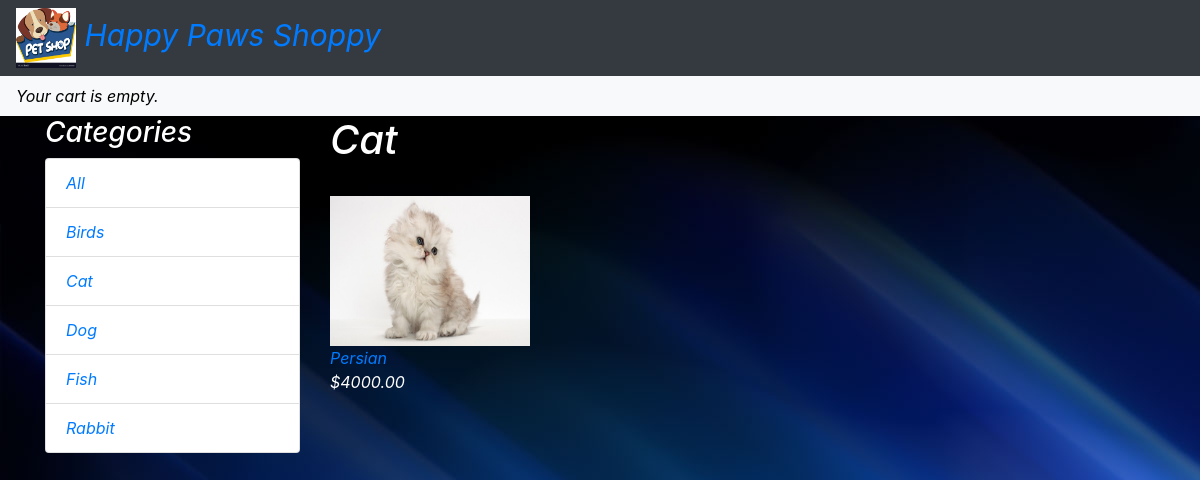
Page /cat/ on the committed database.
### shop/models.py (models this page shows, shortened)
class Category(models.Model):
	name = models.CharField(max_length=200,   db_index=True)
	slug = models.SlugField(max_length=200, unique=True)
	class Meta:
		ordering = ('name',)
		verbose_name = 'category'
		verbose_name_plural = 'categories'
	def get_absolute_url(self):
		return reverse('shop:product_list_by_category',
			args=[self.slug])

class Product(models.Model):
	category = models.ForeignKey(Category, related_name='products',
				on_delete=models.CASCADE)
	name = models.CharField(max_length=200, db_index=True)
	slug = models.SlugField(max_length=200, db_index=True)
	image = models.ImageField(upload_to='products/%Y/%m/%d',   blank=True)
	description = models.TextField(blank=True)
	price = models.DecimalField(max_digits=10, decimal_places=2)
	available = models.BooleanField(default=True)
	created = models.DateTimeField(auto_now_add=True)
	updated = models.DateTimeField(auto_now=True)
	class Meta:
		ordering = ('name',)
		index_together = (('id', 'slug'),)
	def get_absolute_url(self):
		return reverse('shop:product_detail',
			args=[self.id, self.slug])

### shop/views.py (the view)
# urls.py: urlpatterns = [    path('', views.product_list, name='product_list'),
def product_list(request, category_slug=None):
	category = None
	categories = Category.objects.all()
	products = Product.objects.filter(available=True)
	if category_slug:
		category = get_object_or_404(Category, slug=category_slug)
		products = products.filter(category=category)
	return render(request,
			'shop/product/list.html',
			{'category': category,
			'categories': categories,
			'products': products})

### cart/cart.py (called while the page is built)
	def __len__(self):
		return sum(item['quantity'] for item in self.cart.values())

### cart/context_processors.py (called while the page is built)
def cart(request):
	return {'cart': Cart(request)}

### shop/templates/shop/product/list.html (shortened to what this page needs)
{% extends "shop/base.html" %}
{% load static %}
{% block content %}
<div class="row">
	<div class ="col-md-3">
	<h3>Categories</h3>
	<ul class = "list-group">
		<li class="list-group-item" {% if not category %}class="selected"{% endif %}>   <a href="{% url 'shop:product_list' %}">All</a>
		</li>
		{% for c in categories %}
		<li class="list-group-item" {% if category.slug == c.slug %}class="selected" {% endif %}>
			<a href="{{ c.get_absolute_url }}">{{ c.name }}</a>
		</li>
	{% endfor %}
</ul>
</div>
<div id="main" class="col-md-9">
	<h1>{% if category %}{{ category.name }}{% else %}Animals{% endif %}</h1>
	<div class="row">
	{% for product in products %}
				<div class="col-md-3">
				<a href="{{ product.get_absolute_url }}"> <br>
				<img class = "img-responsive" width="200px;" height="150px;" src="{% if product.image %}{{ product.image.url }}
				{% else %}
				{% static 'img/no_image.png' %}{% endif %}">
				</a>
				<a href="{{ product.get_absolute_url }}">{{ product.name }}</a>
				<br>
				${{ product.price }}
				</div>
	{% endfor %}
</div>
</div>
</div>
{% endblock %}

### rows in the picture
Category: name "Birds"
Category: name "Cat"
Category: name "Dog"
Category: name "Fish"
Category: name "Rabbit"
Product: image (picture), name "Persian", price "4000.00"
